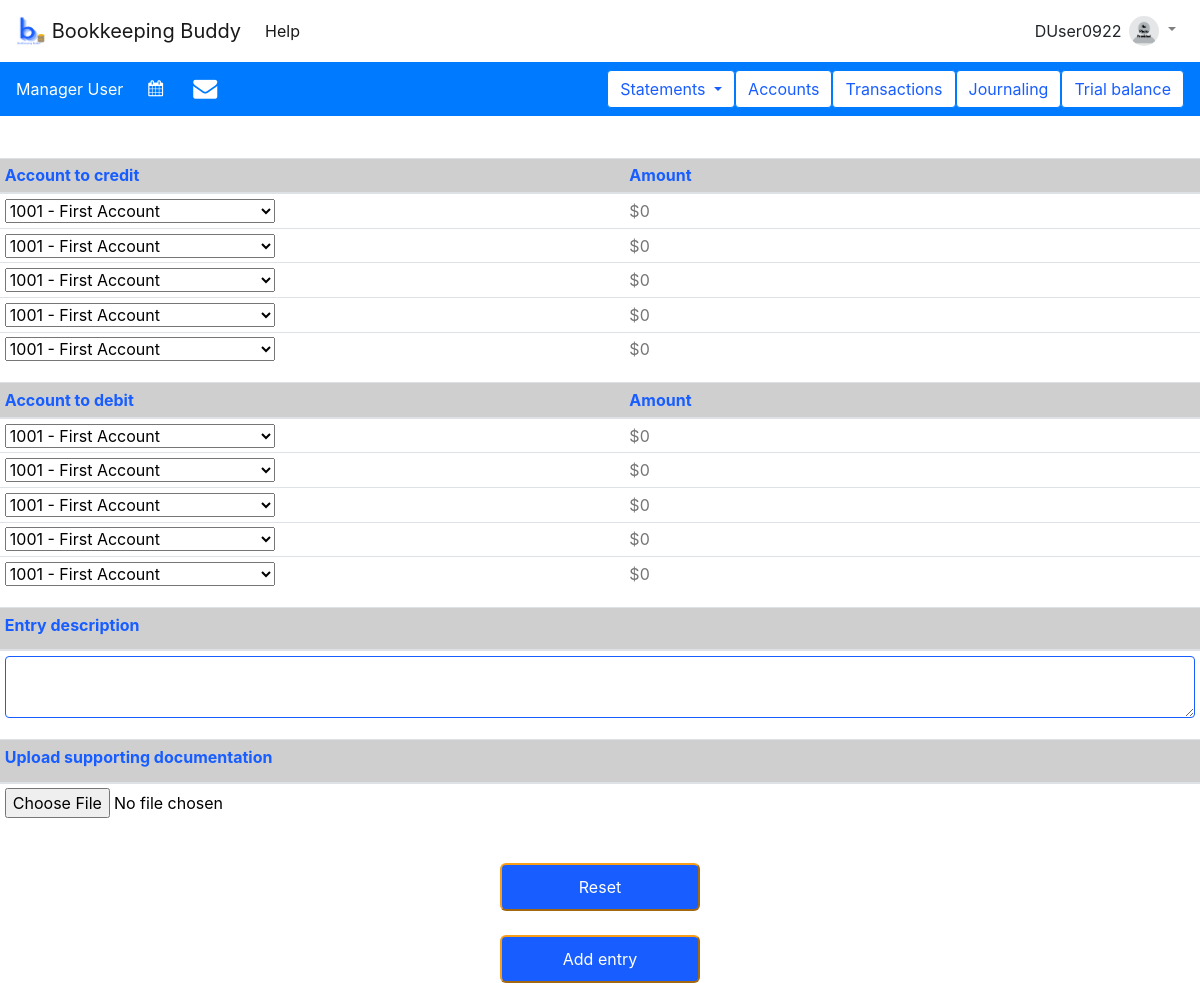
The app's page /journaling/add_entry (signed in) with its own data.
### tables this page shows
CREATE TABLE users (
  username TEXT PRIMARY KEY UNIQUE,
  email_address TEXT NOT NULL,
  first_name TEXT NOT NULL,
  last_name TEXT NOT NULL,
  active INTEGER NOT NULL,
  role INTEGER NOT NULL,
  picture BLOB,
  password TEXT NOT NULL,
  address TEXT NOT NULL,
  DOB TEXT NOT NULL,
  old_passwords TEXT NOT NULL,
  password_refresh_date TEXT NOT NULL,
  incorrect_login_attempts INTEGER NOT NULL,
  suspend_start_date TEXT,
  suspend_end_date TEXT,
  creation_date TEXT NOT NULL,
  first_pet TEXT NOT NULL,
  city_born TEXT NOT NULL,
  year_graduated_hs INTEGER NOT NULL
);

### appl_domain/journaling.py (the view, shortened to what this page needs)
@bp.route('/add_entry', methods=('GET', 'POST'))
@login_required
def add_entry():
    db = get_db()
    accounts = db.execute(
        "SELECT * FROM accounts"
    ).fetchall()
    return render_template('journaling/add_entry.html', accounts=accounts, adjusting=0)

### appl_domain/auth.py (called while the page is built)
def login_required(view):
    @functools.wraps(view)
    def wrapped_view(**kwargs):
        if g.user is None:
            return redirect(url_for('auth.login'))
        return view(**kwargs)
    return wrapped_view

@bp.before_app_request
def load_logged_in_user():
    username = session.get('username')
    if username is None:
        g.user = None
    else:
        g.user = get_db().execute(
            "SELECT * FROM users WHERE username = ?", (username,)
        ).fetchone()

### appl_domain/db.py (called while the page is built)
def get_db():
    if 'db' not in g:
        g.db = sqlite3.connect(
            current_app.config['DATABASE'],
            detect_types=sqlite3.PARSE_DECLTYPES
        )
        g.db.row_factory = sqlite3.Row
    return g.db

### appl_domain/templates/journaling/add_entry.html (shortened to what this page needs)
{% extends 'base.html' %}
{% block content %}
    {% if adjusting %}
        <h3 style="color: white">Create a new adjusting journal entry</h3>
    {% elif not adjusting %}
        <h3 style="color: white">Create a new journal entry</h3>
    {% endif %}
    <form id="journal" class="box" method="post" enctype="multipart/form-data">
        <table class="table table-sm">
            <thead style="color: #185DFF; background-color: #CFCFCF">
            <th>Account to credit</th>
            <th>Amount</th>
            </thead>
            {% for number in range(1, 6) %}
                <tr>
                    <td>
                        <select name="credit_{{ number }}_account">
                            {% for account in accounts %}
                                <option value="{{ account['acct_num'] }}">{{ account['acct_num'] }}
                                    - {{ account['acct_name'] }}</option>
                            {% endfor %}
                        </select>
                    </td>
                    <td style="padding-bottom: 1px">
                        <input class="credit credit_field" style="border: none" name="credit_{{ number }}_value" type="text" datatype="currency"
                               placeholder="$0" id="credit_{{ number }}_value">
                    </td>
                </tr>
            {% endfor %}
        </table>
        <table class="table table-sm">
            <thead style="color: #185DFF; background-color: #CFCFCF">
            <th>Account to debit</th>
            <th>Amount</th>
            </thead>
            {% for number in range(1, 6) %}
                <tr>
                    <td>
                        <select name="debit_{{ number }}_account">
                            {% for account in accounts %}
                                <option value="{{ account['acct_num'] }}">{{ account['acct_num'] }}
                                    - {{ account['acct_name'] }}</option>
                            {% endfor %}
                        </select>
                    </td>
                    <td style="padding-bottom: 1px">
                        <input class="debit debit_field" style="border: none" name="debit_{{ number }}_value" type="text" datatype="currency"
                               placeholder="$0" id="debit_{{ number }}_value">
                    </td>
                </tr>
            {% endfor %}
        </table>
        <table class="table table-sm">
            <thead style="color: #185DFF; background-color: #CFCFCF">
            <th><label for="description" style="color: #185DFF">Entry description</label></th>
            </thead>
            <tr>
                <td><textarea class="form-control" name="description" id="description" rows="2"
                              style="width: 100%; border-color: #185DFF; border-radius: 4px"></textarea></td>
            </tr>
        </table>
        <table class="table table-sm">
            <thead style="color: #185DFF; background-color: #CFCFCF">
            <th><label for="attachment" style="color: #185DFF">Upload supporting documentation</label></th>
            </thead>
            <tr>
                <td><input style="color: black" class="file" type="file" name="attachment" id="attachment"></td>
            </tr>
        </table>
        <br>
        <input style="display: block; border-color: #F89E19; margin: auto; padding: 10px; background-color: #185DFF; color: white; border-radius: 6px; width: 200px"
               type="reset" value="Reset">
        <br>
        <input id="entry" style="display: block; border-color: #F89E19; margin: auto; padding: 10px; background-color: #185DFF; color: white; border-radius: 6px; width: 200px" class="submit" type="submit" value="Add entry">
    </form>
{% endblock %}

### appl_domain/templates/base.html (shortened to what this page needs)
<!DOCTYPE html>
<html lang="en" xmlns="http://www.w3.org/1999/html" xmlns="http://www.w3.org/1999/html">
  <head>
     <link rel="stylesheet" href="{{url_for('static', filename = 'index.css') }}"/>
      <link rel="stylesheet" href="{{url_for('static', filename = 'datatable.css') }}"/>
      <link rel="stylesheet" href="{{url_for('static', filename = 'dateTime.css') }}"/>
    <link rel="stylesheet" href="https://cdn.jsdelivr.net/npm/bootstrap@4.5.3/dist/css/bootstrap.min.css">
       <link rel="stylesheet" href="https://cdnjs.cloudflare.com/ajax/libs/bootstrap-datepicker/1.9.0/css/bootstrap-datepicker.min.css" />
    <link rel="stylesheet" href="https://cdnjs.cloudflare.com/ajax/libs/font-awesome/4.7.0/css/font-awesome.min.css" />
          <link rel = "stylesheet" href = "https://cdn.datatables.net/fixedheader/3.2.3/css/fixedHeader.dataTables.min.css">
  </head>
<body>
<nav class="navbar sticky-top navbar-expand-lg navbar-light bg-white" style="position: relative; z-index: 999; overflow: visible">
    <a class="navbar-brand" href = {{ url_for('mainpage') }} > <img src="{{ url_for('static', filename='logo_cropped.png') }}" width="30" height="30" class="d-inline-block align-top" alt="Site logo">
        Bookkeeping Buddy
    </a>
    {%  if g.user %}
        <div class="collapse navbar-collapse" id="navbarSupportedContent">
            <ul class="navbar-nav mr-auto">
                <li class="nav-item active">
                    <a class="nav-link" href="{{ url_for('auth.help') }}">Help</a>
                </li>
            </ul>
            <div id="username" >{{ g.user['username'] }}</div>
            <ul class="navbar-nav mr-right">
                <li class="nav-item dropdown" style="position: relative; z-index: 999; overflow: visible">
                    {% if g.user['picture'] %}
                        <a class="nav-link dropdown-toggle" href="#" id="navbarDropdown" role="button" data-toggle="dropdown" aria-haspopup="true" aria-expanded="false">
                            <img class = "rounded-circle" width="30" height="30" alt="User's profile picture"/>
                        </a>
                        <div class="dropdown-menu dropdown-menu-right" aria-labelledby="navbarDropdown">
                            <a class="dropdown-item" href="{{ url_for('auth.my_account') }}">My Account</a>
                            <a class="dropdown-item" href="{{ url_for('auth.manage_users')}}" >Manage Users</a>
                            <div class="dropdown-divider"></div>
                            <a class="dropdown-item" href="{{ url_for('auth.logout') }}">Log Out</a>
                        </div>
                    {% else %}
                        <a class="nav-link dropdown-toggle" href="#" id="navbarDropdown" role="button" data-toggle="dropdown" aria-haspopup="true" aria-expanded="false">
                            <img src="{{ url_for('static', filename='no_photo.png') }}" class = "rounded-circle" width="30" height="30" alt="Placeholder profile picture"/>
                        </a>
                    {% endif %}
                </li>
            </ul>
        </div>
    {% endif %}
</nav>
{%  if g.user %}
    <nav class="navbar navbar-expand-lg navbar-light bg-primary">
        <div id="fullname" style="text-align: left; margin-right: 5vh; color: white">{{ g.user['first_name'] }} {{ g.user['last_name'] }}</div>
  <div class="collapse navbar-collapse" id="navbarSupportedContent1">
    <ul class="navbar-nav mr-auto">
      <li class="nav-item active">
          <form  class="form-inline">
        <div class = "row form-group">
               <div>
                   <i id = "datepicker" class = "fa fa-calendar" style="color: white"></i>
               </div>
                        </div>
      </li>
        <li class="nav-item active">
                        <div >
                            <a href={{ url_for('fin_accts.email') }}><i class="fa fa-envelope" style="font-size:24px; color:white; padding-left:30px"></i></a>
                        </div>
        </li>
    </ul>
    <form class="form-inline my-2 my-lg-0">
       <div class="dropdown">
              <button  data-placement="top" title="Create and view financial account statements" class="btn btn-primary dropdown-toggle" type="button" data-toggle="dropdown" style="background-color: white; color: #185DFF">Statements
              </button>
            </div>
 <button type="button" class="btn btn-outline-primary" data-toggle="tooltip" data-placement="top" title="View chart of accounts or create a new account" style = "background-color: white; color: #185DFF"  onclick="window.location.href='{{ url_for('fin_accts.view_accounts')}}'">Accounts</button>
        <button type="button" class="btn btn-outline-primary" data-toggle="tooltip" data-placement="top" title="View transactions or create a new transaction" style = "background-color: white; color: #185DFF" >Transactions</button>
        <button type="button" class="btn btn-outline-primary" style = "background-color: white; color: #185DFF" data-toggle="tooltip" data-placement="top" title="Create and view journal entries" onclick="window.location.href='{{ url_for('journaling.journal') }}'">Journaling</button>
        <button type="button" class="btn btn-outline-primary" style = "background-color: white; color: #185DFF" data-toggle="tooltip" data-placement="top" title="Create a trial balance" onclick="window.location.href='{{ url_for('statements.trial_balance') }}'">Trial balance</button>
    </form>
  </div>
</nav>
{% endif %}
</body>
<section class="content">
    {% block content %}{% endblock %}
</section>
</html>

### appl_domain/static/index.css (style rules this page uses)
body { background-image: url("backgroundbb.jpg"); background-repeat: no-repeat; background-attachment: fixed; background-size: cover; background-color: #CFCFCF; height: 500px; background-position: center center; position: relative; }
.table { background-color: white; }

### appl_domain/templates/base.html (style rules this page uses)
* { margin: 0; padding: 0; }

### appl_domain/templates/journaling/add_entry.html (style rules this page uses)
label { color: white; }

### records on screen
users: user.username "DUser0922", user.first_name "Manager", user.last_name "User"

### other values on screen
form field value "1001 - First Account"
